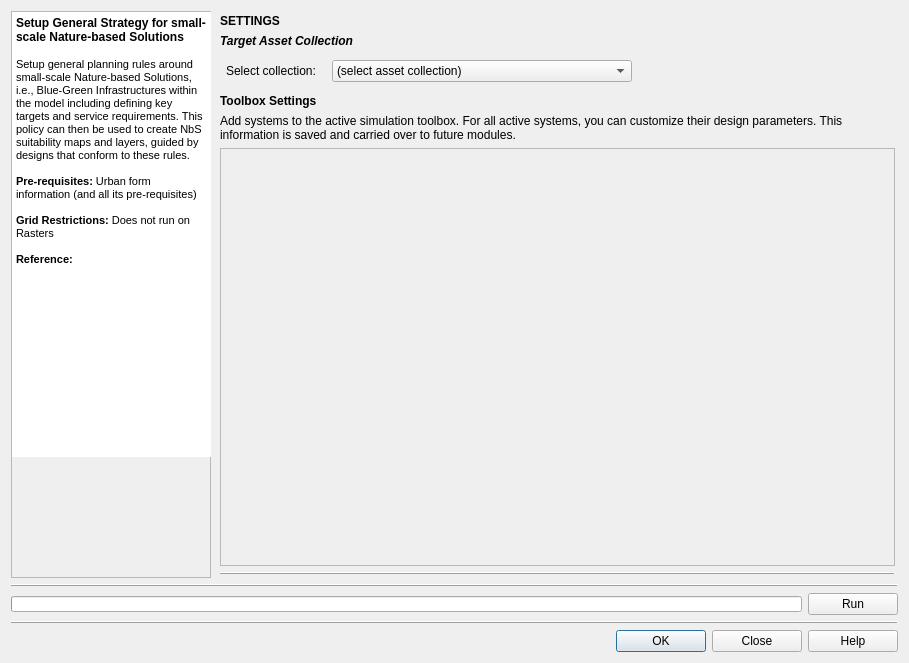
<?xml version="1.0" encoding="UTF-8"?>
<ui version="4.0">
 <class>NbSDesignToolbox_Gui</class>
 <widget class="QDialog" name="NbSDesignToolbox_Gui">
  <property name="geometry">
   <rect>
    <x>0</x>
    <y>0</y>
    <width>909</width>
    <height>663</height>
   </rect>
  </property>
  <property name="windowTitle">
   <string>Setup Nature-based Solutions Design Toolbox</string>
  </property>
  <property name="windowIcon">
   <iconset resource="../../../../Dropbox/01_URBANBEATS/Development/graphics/ubeats.qrc">
    <normaloff>:/icons/nbs_toolbox.png</normaloff>:/icons/nbs_toolbox.png</iconset>
  </property>
  <layout class="QGridLayout" name="gridLayout">
   <item row="4" column="0" colspan="2">
    <widget class="QWidget" name="buttons_widget" native="true">
     <layout class="QHBoxLayout" name="horizontalLayout">
      <property name="spacing">
       <number>6</number>
      </property>
      <property name="leftMargin">
       <number>0</number>
      </property>
      <property name="topMargin">
       <number>0</number>
      </property>
      <property name="rightMargin">
       <number>0</number>
      </property>
      <property name="bottomMargin">
       <number>0</number>
      </property>
      <item>
       <spacer name="horizontalSpacer">
        <property name="orientation">
         <enum>Qt::Horizontal</enum>
        </property>
        <property name="sizeHint" stdset="0">
         <size>
          <width>40</width>
          <height>20</height>
         </size>
        </property>
       </spacer>
      </item>
      <item>
       <widget class="QPushButton" name="ok_button">
        <property name="minimumSize">
         <size>
          <width>90</width>
          <height>0</height>
         </size>
        </property>
        <property name="whatsThis">
         <string>&lt;html&gt;&lt;head/&gt;&lt;body&gt;&lt;p&gt;Resets all parameters of this module in the current 'scenario time step' to the default values.&lt;/p&gt;&lt;/body&gt;&lt;/html&gt;</string>
        </property>
        <property name="text">
         <string>OK</string>
        </property>
        <property name="icon">
         <iconset resource="../../../../Dropbox/01_URBANBEATS/Development/graphics/ubeats.qrc">
          <normaloff>:/icons/check.png</normaloff>:/icons/check.png</iconset>
        </property>
       </widget>
      </item>
      <item>
       <widget class="QPushButton" name="close_button">
        <property name="minimumSize">
         <size>
          <width>90</width>
          <height>0</height>
         </size>
        </property>
        <property name="text">
         <string>Close</string>
        </property>
        <property name="icon">
         <iconset resource="../../../../Dropbox/01_URBANBEATS/Development/graphics/ubeats.qrc">
          <normaloff>:/icons/delete-icon.png</normaloff>:/icons/delete-icon.png</iconset>
        </property>
       </widget>
      </item>
      <item>
       <widget class="QPushButton" name="help_button">
        <property name="minimumSize">
         <size>
          <width>90</width>
          <height>0</height>
         </size>
        </property>
        <property name="text">
         <string>Help</string>
        </property>
        <property name="icon">
         <iconset resource="../../../../Dropbox/01_URBANBEATS/Development/graphics/ubeats.qrc">
          <normaloff>:/icons/Help-icon.png</normaloff>:/icons/Help-icon.png</iconset>
        </property>
       </widget>
      </item>
     </layout>
    </widget>
   </item>
   <item row="0" column="0">
    <widget class="QFrame" name="frame">
     <property name="minimumSize">
      <size>
       <width>200</width>
       <height>0</height>
      </size>
     </property>
     <property name="maximumSize">
      <size>
       <width>200</width>
       <height>16777215</height>
      </size>
     </property>
     <property name="frameShape">
      <enum>QFrame::StyledPanel</enum>
     </property>
     <property name="frameShadow">
      <enum>QFrame::Raised</enum>
     </property>
     <layout class="QVBoxLayout" name="verticalLayout_6">
      <property name="spacing">
       <number>0</number>
      </property>
      <property name="leftMargin">
       <number>0</number>
      </property>
      <property name="topMargin">
       <number>0</number>
      </property>
      <property name="rightMargin">
       <number>0</number>
      </property>
      <property name="bottomMargin">
       <number>0</number>
      </property>
      <item>
       <widget class="QTextBrowser" name="description">
        <property name="minimumSize">
         <size>
          <width>200</width>
          <height>0</height>
         </size>
        </property>
        <property name="maximumSize">
         <size>
          <width>200</width>
          <height>16777215</height>
         </size>
        </property>
        <property name="frameShape">
         <enum>QFrame::NoFrame</enum>
        </property>
        <property name="frameShadow">
         <enum>QFrame::Plain</enum>
        </property>
        <property name="verticalScrollBarPolicy">
         <enum>Qt::ScrollBarAsNeeded</enum>
        </property>
        <property name="html">
         <string>&lt;!DOCTYPE HTML PUBLIC &quot;-//W3C//DTD HTML 4.0//EN&quot; &quot;http://www.w3.org/TR/REC-html40/strict.dtd&quot;&gt;
&lt;html&gt;&lt;head&gt;&lt;meta name=&quot;qrichtext&quot; content=&quot;1&quot; /&gt;&lt;style type=&quot;text/css&quot;&gt;
p, li { white-space: pre-wrap; }
&lt;/style&gt;&lt;/head&gt;&lt;body style=&quot; font-family:'MS Shell Dlg 2'; font-size:8.25pt; font-weight:400; font-style:normal;&quot;&gt;
&lt;p style=&quot; margin-top:0px; margin-bottom:0px; margin-left:0px; margin-right:0px; -qt-block-indent:0; text-indent:0px;&quot;&gt;&lt;span style=&quot; font-size:9pt; font-weight:600;&quot;&gt;Setup General Strategy for small-scale Nature-based Solutions&lt;/span&gt;&lt;/p&gt;
&lt;p style=&quot;-qt-paragraph-type:empty; margin-top:0px; margin-bottom:0px; margin-left:0px; margin-right:0px; -qt-block-indent:0; text-indent:0px; font-size:9pt; font-weight:600;&quot;&gt;&lt;br /&gt;&lt;/p&gt;
&lt;p style=&quot; margin-top:0px; margin-bottom:0px; margin-left:0px; margin-right:0px; -qt-block-indent:0; text-indent:0px;&quot;&gt;&lt;span style=&quot; font-size:8pt;&quot;&gt;Setup general planning rules around small-scale Nature-based Solutions, i.e., Blue-Green Infrastructures within the model including defining key targets and service requirements. This policy can then be used to create NbS suitability maps and layers, guided by designs that conform to these rules.&lt;/span&gt;&lt;/p&gt;
&lt;p style=&quot;-qt-paragraph-type:empty; margin-top:0px; margin-bottom:0px; margin-left:0px; margin-right:0px; -qt-block-indent:0; text-indent:0px; font-size:8pt;&quot;&gt;&lt;br /&gt;&lt;/p&gt;
&lt;p style=&quot; margin-top:0px; margin-bottom:0px; margin-left:0px; margin-right:0px; -qt-block-indent:0; text-indent:0px;&quot;&gt;&lt;span style=&quot; font-size:8pt; font-weight:600;&quot;&gt;Pre-requisites:&lt;/span&gt;&lt;span style=&quot; font-size:8pt;&quot;&gt; Urban form information (and all its pre-requisites)&lt;/span&gt;&lt;/p&gt;
&lt;p style=&quot;-qt-paragraph-type:empty; margin-top:0px; margin-bottom:0px; margin-left:0px; margin-right:0px; -qt-block-indent:0; text-indent:0px; font-size:8pt;&quot;&gt;&lt;br /&gt;&lt;/p&gt;
&lt;p style=&quot; margin-top:0px; margin-bottom:0px; margin-left:0px; margin-right:0px; -qt-block-indent:0; text-indent:0px;&quot;&gt;&lt;span style=&quot; font-size:8pt; font-weight:600;&quot;&gt;Grid Restrictions: &lt;/span&gt;&lt;span style=&quot; font-size:8pt;&quot;&gt;Does not run on Rasters&lt;/span&gt;&lt;/p&gt;
&lt;p style=&quot;-qt-paragraph-type:empty; margin-top:0px; margin-bottom:0px; margin-left:0px; margin-right:0px; -qt-block-indent:0; text-indent:0px; font-size:8pt;&quot;&gt;&lt;br /&gt;&lt;/p&gt;
&lt;p style=&quot; margin-top:0px; margin-bottom:0px; margin-left:0px; margin-right:0px; -qt-block-indent:0; text-indent:0px;&quot;&gt;&lt;span style=&quot; font-size:8pt; font-weight:600;&quot;&gt;Reference: &lt;/span&gt;&lt;/p&gt;&lt;/body&gt;&lt;/html&gt;</string>
        </property>
       </widget>
      </item>
      <item>
       <widget class="QLabel" name="img">
        <property name="sizePolicy">
         <sizepolicy hsizetype="Preferred" vsizetype="Fixed">
          <horstretch>0</horstretch>
          <verstretch>0</verstretch>
         </sizepolicy>
        </property>
        <property name="minimumSize">
         <size>
          <width>200</width>
          <height>120</height>
         </size>
        </property>
        <property name="maximumSize">
         <size>
          <width>200</width>
          <height>120</height>
         </size>
        </property>
        <property name="text">
         <string/>
        </property>
        <property name="pixmap">
         <pixmap resource="../../../../Dropbox/01_URBANBEATS/Development/graphics/ubeats.qrc">:/mod_imgs/module_imgs/mod_nbstoolbox.jpg</pixmap>
        </property>
       </widget>
      </item>
     </layout>
    </widget>
   </item>
   <item row="1" column="0" colspan="2">
    <widget class="Line" name="line_2">
     <property name="frameShadow">
      <enum>QFrame::Raised</enum>
     </property>
     <property name="orientation">
      <enum>Qt::Horizontal</enum>
     </property>
    </widget>
   </item>
   <item row="2" column="0" colspan="2">
    <widget class="QWidget" name="widget" native="true">
     <property name="minimumSize">
      <size>
       <width>0</width>
       <height>0</height>
      </size>
     </property>
     <layout class="QHBoxLayout" name="horizontalLayout_2">
      <property name="leftMargin">
       <number>0</number>
      </property>
      <property name="topMargin">
       <number>0</number>
      </property>
      <property name="rightMargin">
       <number>0</number>
      </property>
      <property name="bottomMargin">
       <number>0</number>
      </property>
      <item>
       <widget class="QProgressBar" name="progressbar">
        <property name="minimumSize">
         <size>
          <width>0</width>
          <height>16</height>
         </size>
        </property>
        <property name="maximumSize">
         <size>
          <width>16777215</width>
          <height>16</height>
         </size>
        </property>
        <property name="value">
         <number>0</number>
        </property>
        <property name="textVisible">
         <bool>false</bool>
        </property>
        <property name="orientation">
         <enum>Qt::Horizontal</enum>
        </property>
        <property name="invertedAppearance">
         <bool>false</bool>
        </property>
        <property name="textDirection">
         <enum>QProgressBar::TopToBottom</enum>
        </property>
       </widget>
      </item>
      <item>
       <widget class="QPushButton" name="run_button">
        <property name="minimumSize">
         <size>
          <width>90</width>
          <height>0</height>
         </size>
        </property>
        <property name="maximumSize">
         <size>
          <width>90</width>
          <height>16777215</height>
         </size>
        </property>
        <property name="text">
         <string>Run</string>
        </property>
        <property name="icon">
         <iconset resource="../../../../Dropbox/01_URBANBEATS/Development/graphics/ubeats.qrc">
          <normaloff>:/icons/Play-icon.png</normaloff>:/icons/Play-icon.png</iconset>
        </property>
       </widget>
      </item>
     </layout>
    </widget>
   </item>
   <item row="0" column="1">
    <widget class="QWidget" name="parameters" native="true">
     <layout class="QVBoxLayout" name="verticalLayout">
      <property name="spacing">
       <number>6</number>
      </property>
      <property name="leftMargin">
       <number>3</number>
      </property>
      <property name="topMargin">
       <number>3</number>
      </property>
      <property name="rightMargin">
       <number>3</number>
      </property>
      <property name="bottomMargin">
       <number>3</number>
      </property>
      <item>
       <widget class="QLabel" name="title">
        <property name="text">
         <string>&lt;html&gt;&lt;head/&gt;&lt;body&gt;&lt;p&gt;&lt;span style=&quot; font-size:9pt; font-weight:600;&quot;&gt;SETTINGS&lt;/span&gt;&lt;/p&gt;&lt;/body&gt;&lt;/html&gt;</string>
        </property>
       </widget>
      </item>
      <item>
       <widget class="QLabel" name="asset_col_title">
        <property name="text">
         <string>&lt;html&gt;&lt;head/&gt;&lt;body&gt;&lt;p&gt;&lt;span style=&quot; font-weight:600; font-style:italic;&quot;&gt;Target Asset Collection&lt;/span&gt;&lt;/p&gt;&lt;/body&gt;&lt;/html&gt;</string>
        </property>
       </widget>
      </item>
      <item>
       <widget class="QWidget" name="gridname_widget" native="true">
        <layout class="QGridLayout" name="gridLayout_7">
         <property name="leftMargin">
          <number>6</number>
         </property>
         <property name="topMargin">
          <number>6</number>
         </property>
         <property name="rightMargin">
          <number>6</number>
         </property>
         <property name="bottomMargin">
          <number>6</number>
         </property>
         <item row="0" column="1">
          <widget class="QComboBox" name="assetcol_combo">
           <property name="minimumSize">
            <size>
             <width>300</width>
             <height>0</height>
            </size>
           </property>
           <item>
            <property name="text">
             <string>(select asset collection)</string>
            </property>
           </item>
          </widget>
         </item>
         <item row="0" column="0">
          <widget class="QLabel" name="gridname_lbl">
           <property name="minimumSize">
            <size>
             <width>100</width>
             <height>0</height>
            </size>
           </property>
           <property name="maximumSize">
            <size>
             <width>100</width>
             <height>16777215</height>
            </size>
           </property>
           <property name="whatsThis">
            <string>Width of the square cell in the city grid in metres</string>
           </property>
           <property name="text">
            <string>Select collection:</string>
           </property>
          </widget>
         </item>
         <item row="0" column="2">
          <spacer name="horizontalSpacer_51">
           <property name="orientation">
            <enum>Qt::Horizontal</enum>
           </property>
           <property name="sizeHint" stdset="0">
            <size>
             <width>40</width>
             <height>20</height>
            </size>
           </property>
          </spacer>
         </item>
        </layout>
       </widget>
      </item>
      <item>
       <widget class="QLabel" name="asset_col_title_2">
        <property name="text">
         <string>&lt;html&gt;&lt;head/&gt;&lt;body&gt;&lt;p&gt;&lt;span style=&quot; font-weight:600;&quot;&gt;Toolbox Settings&lt;/span&gt;&lt;/p&gt;&lt;/body&gt;&lt;/html&gt;</string>
        </property>
       </widget>
      </item>
      <item>
       <widget class="QLabel" name="gridname_lbl_2">
        <property name="minimumSize">
         <size>
          <width>0</width>
          <height>0</height>
         </size>
        </property>
        <property name="maximumSize">
         <size>
          <width>16777215</width>
          <height>16777215</height>
         </size>
        </property>
        <property name="whatsThis">
         <string>Width of the square cell in the city grid in metres</string>
        </property>
        <property name="text">
         <string>Add systems to the active simulation toolbox. For all active systems, you can customize their design parameters. This information is saved and carried over to future modules.</string>
        </property>
        <property name="wordWrap">
         <bool>true</bool>
        </property>
       </widget>
      </item>
      <item>
       <widget class="QScrollArea" name="scrollArea">
        <property name="widgetResizable">
         <bool>true</bool>
        </property>
        <widget class="QWidget" name="scrollAreaWidgetContents">
         <property name="geometry">
          <rect>
           <x>0</x>
           <y>0</y>
           <width>677</width>
           <height>422</height>
          </rect>
         </property>
        </widget>
       </widget>
      </item>
      <item>
       <widget class="Line" name="line">
        <property name="frameShadow">
         <enum>QFrame::Raised</enum>
        </property>
        <property name="orientation">
         <enum>Qt::Horizontal</enum>
        </property>
       </widget>
      </item>
     </layout>
    </widget>
   </item>
   <item row="3" column="0" colspan="2">
    <widget class="Line" name="line_3">
     <property name="frameShadow">
      <enum>QFrame::Raised</enum>
     </property>
     <property name="orientation">
      <enum>Qt::Horizontal</enum>
     </property>
    </widget>
   </item>
  </layout>
 </widget>
 <resources>
  <include location="../../../../Dropbox/01_URBANBEATS/Development/graphics/ubeats.qrc"/>
  <include location="../../../../../Dropbox/UrbanBEATS Master Project/graphics/ubeats.qrc"/>
 </resources>
 <connections>
  <connection>
   <sender>close_button</sender>
   <signal>clicked()</signal>
   <receiver>NbSDesignToolbox_Gui</receiver>
   <slot>reject()</slot>
   <hints>
    <hint type="sourcelabel">
     <x>479</x>
     <y>412</y>
    </hint>
    <hint type="destinationlabel">
     <x>314</x>
     <y>216</y>
    </hint>
   </hints>
  </connection>
 </connections>
</ui>
